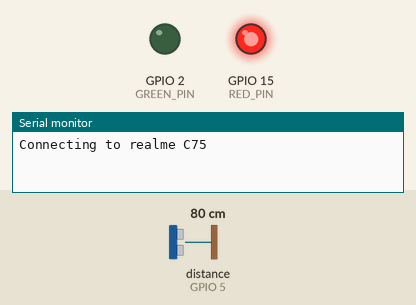
This program was run on a simulated ESP32. Shown: output pins drawn as LEDs (lit = HIGH), the last lines printed to the serial monitor. Wiring (inferred from the names in the program): ultrasonic range finder: trigger GPIO 18; echo GPIO 5. The inputs (shaded band) are chosen by the test bench; at power-on: distance to the obstacle (sensor on GPIO 5) 80 cm. The echo pulse lasts 58.3 µs per cm; WiFi joins after 1.5 s; servers stay silent unless stated; random numbers use the default seed unless the program sets one; no MQTT or app messages arrive unless stated; pins used as bus, display or sensor lines are not drawn.

Above: at 0.1 s.
At 1.6 s:
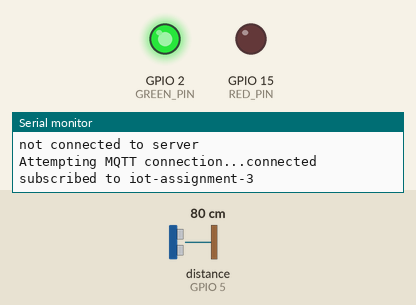
Timing chart, 0 to 3.1 s (numbered marks = the images above):
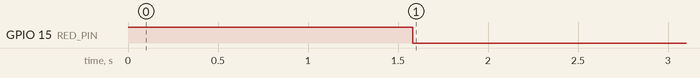

The program:

main.cpp
```cpp
#include <Arduino.h>
#include "tasks/tmsManagerTask.h"
#include "devices/Sonar.h"
#include "devices/ProximitySensor.h"
#include "kernel/connectionManager.h"
#include "devices/Led.h"

#define ECHO_PIN 5
#define TRIG_PIN 18
#define MAX_TIME 30000
#define RED_PIN 15
#define GREEN_PIN 2

ProximitySensor* sonar = new Sonar(ECHO_PIN, TRIG_PIN, MAX_TIME);
ConnectionManagerClass* connectionManager = new ConnectionManagerClass();
Led* redLed = new Led(RED_PIN);
Led* greenLed = new Led(GREEN_PIN);

void setup() {
  Serial.begin(9600);
  TmsManagerTask* tmsManagerTask = new TmsManagerTask(sonar, greenLed, redLed);
  tmsManagerTask->init(200);
  tmsManagerTask->start("TmsTask", 10000, 1, 0);
  delay(2000);
}

void loop() { }
```

Led.cpp
```cpp
#include "Led.h"
#include "Arduino.h"

Led::Led(int pin){
  this->pin = pin;
  pinMode(pin,OUTPUT);
}

void Led::switchOn(){
  digitalWrite(pin,HIGH);
}

void Led::switchOff(){
  digitalWrite(pin,LOW);
};
```

Led.h
```cpp
#ifndef __LED__
#define __LED__


class Led {

public:
  Led(int pin);
  void switchOn();
  void switchOff();

protected:
  int pin;

};

#endif
```

ProximitySensor.h
```cpp
#ifndef __PROXIMITYSENSOR__
#define __PROXIMITYSENSOR__

class ProximitySensor {

public:
  virtual float getDistance() = 0;

};

#endif
```

Sonar.cpp
```cpp
#include "Sonar.h"

#include "Arduino.h"

Sonar::Sonar(int echoP, int trigP, long maxTime) : echoPin(echoP), trigPin(trigP), timeOut(maxTime){
  pinMode(trigPin, OUTPUT);
  pinMode(echoPin, INPUT);
  temperature = 20; // default value
}

void Sonar::setTemperature(float temp){
  temperature = temp;
}
float Sonar::getSoundSpeed(){
  return 331.5 + 0.6*temperature;
}

float Sonar::getDistance(){
    digitalWrite(trigPin,LOW);
    delayMicroseconds(3);
    digitalWrite(trigPin,HIGH);
    delayMicroseconds(5);
    digitalWrite(trigPin,LOW);
    float tUS = pulseIn(echoPin, HIGH, timeOut);
    if (tUS == 0) {
        return NO_OBJ_DETECTED;
    } else {
        float t = tUS / 2e6;
        float d = t*getSoundSpeed() * 100;
        return d;
    }
}
```

Sonar.h
```cpp
#ifndef __SONAR__
#define __SONAR__

#include "ProximitySensor.h"

#define NO_OBJ_DETECTED -1

class Sonar: public ProximitySensor {

public:
  Sonar(int echoPin, int trigPin, long maxTime);
  float getDistance();
  void setTemperature(float temp);

private:
    const float vs = 331.5 + 0.6*20;
    float getSoundSpeed();

    float temperature;
    int echoPin, trigPin;
    long timeOut;
};

#endif 
```

connectionManager.cpp
```cpp
#include <WiFi.h>
#include <PubSubClient.h>
#include "connectionManager.h"
#include "config.h"

#define MSG_BUFFER_SIZE  50

WiFiClient espClient;
PubSubClient client(espClient);

void ConnectionManagerClass::setupWifi() {
    Serial.println(String("Connecting to ") + WIFI_NAME);
    WiFi.mode(WIFI_STA);
    WiFi.begin(WIFI_NAME, WIFI_PW);
    while (WiFi.status() != WL_CONNECTED) {
        delay(500);
        Serial.println("Connecting to WiFi..");
    }
    Serial.println("WiFi connected");
}

void ConnectionManagerClass::setupMqttConnection() {
    client.setServer(MQTT_SERVER_NAME, MQTT_PORT);
    if(client.connected()){
        Serial.println("connected to server");
    }
    else{
        Serial.println("not connected to server");
    }
}

void ConnectionManagerClass::tryReconnect() {
    if (!client.connected()) {
        Serial.print("Attempting MQTT connection...");
        String clientId = String("iot-client-")+String(random(0xffff), HEX);
        if (client.connect(clientId.c_str())) {
            Serial.println("connected");
            client.subscribe(MQTT_TOPIC);
            Serial.println(String("subscribed to ") + MQTT_TOPIC);
        } else {
            Serial.print("failed, rc=");
            Serial.print(client.state());
            Serial.println(" try again in 5 seconds");
            delay(5000);
        }
    }
}

void ConnectionManagerClass::sendWaterLevel(float waterLevel){
    char message[MSG_BUFFER_SIZE];
    snprintf(message, MSG_BUFFER_SIZE, "{\"type\":\"water_level\",\"value\":%.2f}", waterLevel);
    Serial.println(String("Sending msg:") + message);
    client.publish(MQTT_TOPIC, message);
}

bool ConnectionManagerClass::isConnected() {
    return client.connected();
}
```

connectionManager.h
```cpp
#ifndef __CONNECTION_MANAGER_H__
#define __CONNECTION_MANAGER_H__

#include "Arduino.h"

class ConnectionManagerClass {

public:
    void setupWifi();
    void setupMqttConnection();
    void tryReconnect();
    void sendWaterLevel(float waterLevel);
    bool isConnected();
};

#endif
```

task.h
```cpp
#ifndef __TASK__
#define __TASK__

#include "freertos/FreeRTOS.h"
#include "freertos/task.h"

class Task {

protected:
    int period;
    TaskHandle_t handle;

    virtual void tick() = 0;

private:
    static void taskFunction(void* pvParameters) {
        Task* self = static_cast<Task*>(pvParameters);
        self->task();
        vTaskDelete(nullptr);
    }

    void task() {
        while (true) {
            this->tick();
            vTaskDelay(pdMS_TO_TICKS(this->period));
        }
    }

public:
    virtual void init(int period) {
        this->period = period;
        this->handle = nullptr;
    }

    void start(const char* name, int stackSize, int priority, int core) {
        xTaskCreatePinnedToCore(
            Task::taskFunction,
            name,
            stackSize,
            this,
            priority,
            &handle,
            core
        );
    }

    void suspend() { if (this->handle) vTaskSuspend(this->handle); }
    void resume()  { if (this->handle) vTaskResume(this->handle);  }
    void stop()    { if (this->handle) vTaskDelete(this->handle);  }
};

#endif
```

tmsManagerTask.cpp
```cpp
#include "tmsManagerTask.h"

TmsManagerTask::TmsManagerTask(ProximitySensor* sonar, Led* greenLed, Led* redLed) {
    this->sonar = sonar;
    this->greenLed = greenLed;
    this->redLed = redLed;
    this->connectionManager = new ConnectionManagerClass();
    this->state = UNCONNECTED;
    this->redLed->switchOn();
    this->greenLed->switchOff();
}

void TmsManagerTask::tick() {
    switch (this->state) {
        case UNCONNECTED:
            connectionManager->setupWifi();
            connectionManager->setupMqttConnection();
            connectionManager->tryReconnect();
            if(connectionManager->isConnected()) {
                this->redLed->switchOff();
                this->greenLed->switchOn();
                this->state = CONNECTED;
            }
            break;
        case CONNECTED:
            if(!connectionManager->isConnected()) {
                this->redLed->switchOn();
                this->greenLed->switchOff();
                this->state = UNCONNECTED;
            }
            connectionManager->sendWaterLevel(sonar->getDistance());
            break;
    }
}
```

tmsManagerTask.h
```cpp
#ifndef __TMS_MANAGER_TASK__
#define __TMS_MANAGER_TASK__

#include "kernel/task.h"
#include "devices/ProximitySensor.h"
#include "kernel/connectionManager.h"
#include "devices/Led.h"

class TmsManagerTask: public Task {

public:
    TmsManagerTask(ProximitySensor* sonar, Led* greenLed, Led* redLed);

protected:
    void tick() override;

private:
    enum State {UNCONNECTED, CONNECTED};
    State state;
    ConnectionManagerClass* connectionManager;
    ProximitySensor* sonar;
    Led* greenLed;
    Led* redLed;
};

#endif
```

config.h
```cpp
#ifndef __CONFIG__
#define __CONFIG__

//WIFI CONFIG
#define WIFI_NAME "realme C75"
#define WIFI_PW "zaccaroni"

//MQTT CONFIG
#define MQTT_SERVER_NAME "broker.mqtt-dashboard.com"
#define MQTT_TOPIC "iot-assignment-3"
#define MQTT_PORT 1883

#endif
```
